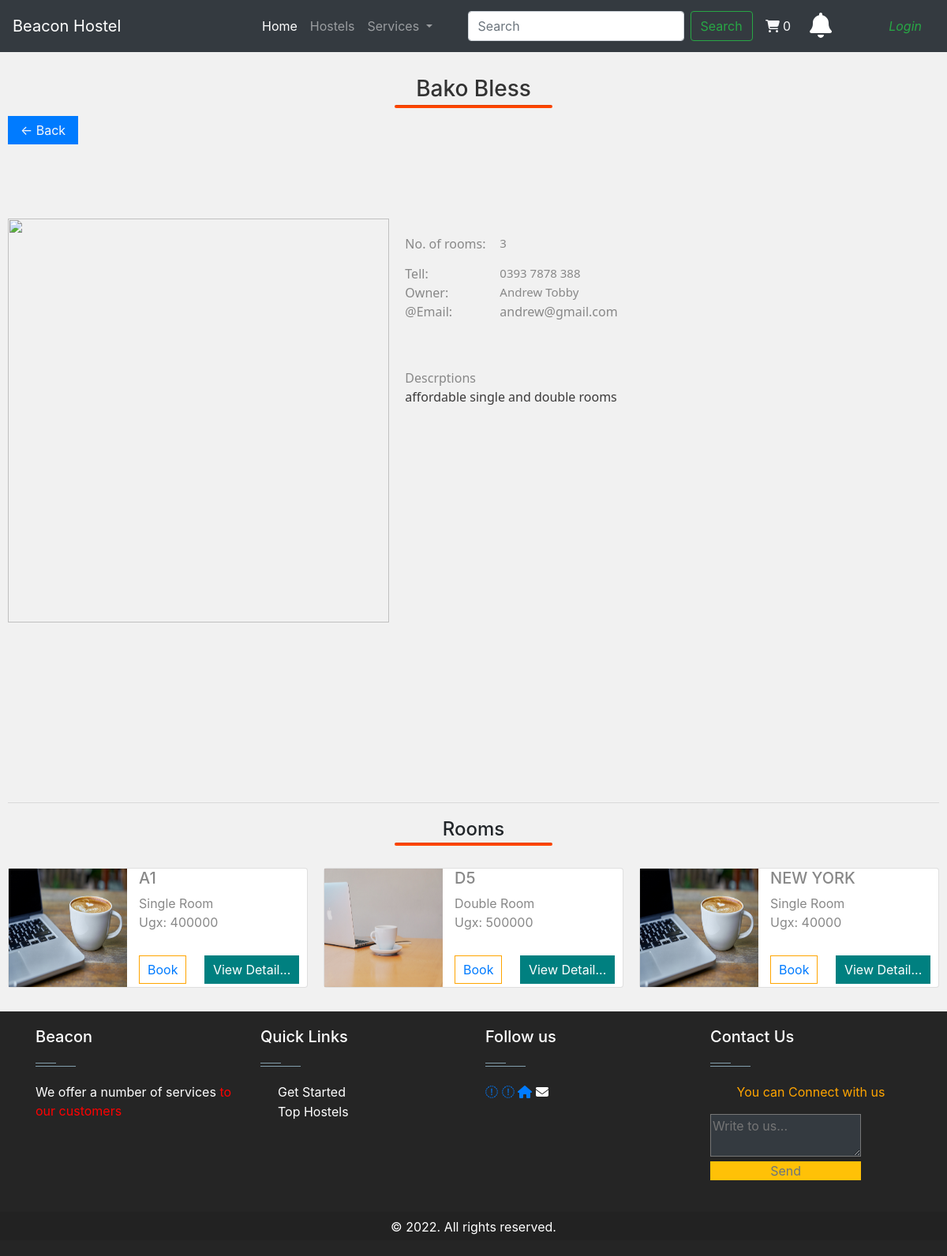
Page /user/hostel_detail.php?hostel_id=56 on the committed database.
### tables this page shows
CREATE TABLE `hostel_tbl` (
  `hostel_id` int(11) NOT NULL,
  `hostel_name` varchar(50) NOT NULL,
  `user_id` int(100) NOT NULL,
  `hostel_description` text NOT NULL,
  `hostel_image` text NOT NULL,
  `created_date` timestamp NOT NULL DEFAULT current_timestamp(),
  `status` varchar(20) NOT NULL
);

CREATE TABLE `user_tbl` (
  `user_id` int(11) NOT NULL,
  `fname` varchar(50) NOT NULL,
  `lname` varchar(50) NOT NULL,
  `type` varchar(30) NOT NULL,
  `phone` varchar(30) NOT NULL,
  `email` varchar(50) NOT NULL,
  `image` text NOT NULL,
  `password` text NOT NULL,
  `date` timestamp NOT NULL DEFAULT current_timestamp(),
  `status` varchar(10) NOT NULL
);

CREATE TABLE `room_tbl` (
  `room_id` int(11) NOT NULL,
  `hostel_id` int(10) NOT NULL,
  `room_name` varchar(50) NOT NULL,
  `room_fee` int(10) NOT NULL,
  `room_status` varchar(10) NOT NULL,
  `date_create` timestamp NOT NULL DEFAULT current_timestamp()
);

CREATE TABLE `image_tbl` (
  `image_id` int(11) NOT NULL,
  `hostel_id` int(11) NOT NULL,
  `status` varchar(20) NOT NULL,
  `image_name` text NOT NULL,
  `created_date` timestamp NOT NULL DEFAULT current_timestamp()
);

### user/hostel_detail.php (the view, shortened to what this page needs)
<?php
if (isset($_GET['hostel_id'])) {
    $hostel_id = $_GET['hostel_id'];
    include "../include/user_nav_bar.php";
    include "../admin/config/connect.php";
    $sql1 = "SELECT * FROM user_tbl JOIN hostel_tbl ON user_tbl.user_id = hostel_tbl.user_id
            WHERE hostel_tbl.hostel_id = '$hostel_id'";
    $result = mysqli_query($con, $sql1);
    if(mysqli_num_rows($result)===1){
        $row = mysqli_fetch_assoc($result);
        $sql2 = "SELECT * FROM room_tbl WHERE hostel_id = $hostel_id";
        $result2 = mysqli_query($con, $sql2);
        if ($result2) {
            if(mysqli_num_rows($result2)){
                $cont = mysqli_num_rows($result2);
            }
        }
        ?>
        <section class=" hostel_body">
            <div class="header_div">
                <h3><?php echo $row['hostel_name']; ?></h3>
                <hr id="small_hr">
            </div>
            <a href="./index.php" class="back text-light bg-primary py-2 px-3 ">&leftarrow; Back</a>
            <div class="hostel_detail_container">
                <div class="hostel_image">
                    <img src="../admin/upload/<?php echo trim($row['hostel_image']); ?>" alt="">
                </div>
                <div class="hostel_details ">
                    <?php
                    if ($row['image'] = " ") {
                        echo "<i class ='fa fa-user fa-5x text-secondary'></i>";
                    } else { ?>
                        <img src="../admin/upload/<?php echo trim($row['image']); ?>" alt="">
                    <?php
                    }
                    ?>
                    <div class="hostel_crdentials">
                        <div class="detail_wrapper">
                            <div class="table_head">No. of rooms: </div>
                            <p class="detail_value "><?php echo $cont; ?></p>
                        </div>
                        <div class="detail_wrapper">
                            <div class="table_head ">Tell: </div>
                            <div class="detail_value"> <?php echo trim($row['phone']); ?></div>
                        </div>
                        <div class="detail_wrapper">
                            <div class="table_head ">Owner: </div>
                            <div class="detail_value text-capitalize"> <?php echo trim($row['fname']) . " " . trim($row['lname']); ?></div>
                        </div>
                        <div class="detail_wrapper">
                            <div class="table_head">@Email: </div>
                            <div class="table_head"><?php echo trim($row['email']); ?></div>
                        </div>
                        <div class="detail_wrapper describe">descrptions</div>
                        <p><?php echo trim($row['hostel_description']); ?></p>
                    </div>
                </div>
            </div>
            <hr>
            <div class="h5 rooms">
                <div class="h4">Rooms</div>
                <hr>
            </div>
            <div class="roomsavailable">
                <?php
                $sql1 = "SELECT * FROM room_tbl JOIN  image_tbl ON room_tbl.hostel_id = image_tbl.hostel_id WHERE
                    image_tbl.hostel_id = '$hostel_id' GROUP BY room_id";
                $result = mysqli_query($con, $sql1);
                if (mysqli_num_rows($result) == 0) {
                    echo "<div>No rooma available yet</div>";
                } else {
                    while ($row = mysqli_fetch_assoc($result)) { ?>
                        <div class="card">
                            <?php
                            if ($row['room_status'] == "single") {
                                $sqlImage = "SELECT * FROM image_tbl WHERE  hostel_id = '$hostel_id' AND status = 'Single'";
                                $sqlImageresult = mysqli_query($con, $sqlImage);
                                $imageRow = mysqli_fetch_assoc($sqlImageresult);
                                if ($imageRow) { ?>
                                    <img src="../admin/upload/<?php echo trim($imageRow['image_name']); ?>" width="150px" height="150px" class="card_img" alt="">
                                <?php
                                } else { ?>
                                    <img src="../admin/upload/<?php echo trim($row['image_name']); ?>" width="150px" height="150px" class="card_img" alt="">
                                <?php
                                }
                            } else if ($row['room_status'] == "double") {
                                $sqlImages = "SELECT * FROM image_tbl WHERE  hostel_id = '$hostel_id' AND status = 'Double'";
                                $sqlImageresults = mysqli_query($con, $sqlImages);
                                $imageRows = mysqli_fetch_assoc($sqlImageresults);
                                if ($imageRows) { ?>
                                    <img src="../admin/upload/<?php echo trim($imageRows['image_name']); ?>" width="150px" height="150px" alt="">
                                <?php
                                } else { ?>
                                    <img src="../admin/upload/<?php echo trim($row['image_name']); ?>" width="150px" height="150px" alt="">
                            <?php
                                }
                            }
                            ?>
                            <div class="card_datails">
                                <div class="h5 name text-uppercase"><?php echo trim($row['room_name']); ?></div>
                                <div class="status text-capitalize"><?php echo trim($row['room_status']) . ' ' . 'room'; ?></div>
                                <div class="prize">Ugx: <?php echo trim($row['room_fee']); ?></div>
                                <div class="action">
                                    <button id="book_btn"><a href="">Book</a></button> &nbsp; &nbsp;
                                    <button id="details_btn"><a href="room_details.php?hostel_id=<?php echo trim($row["hostel_id"]) ?>&room_id=<?php echo trim($row["room_id"]) ?>&image_status=<?php echo trim($row["status"]) ?>">View Detail...</a></button>
                                </div>
                            </div>
                        </div>
                <?php
                    }
                }
                ?>
            </div>
        </section>
    <?php
    }
    ?>
<?php
    include "../include/user_footer.php";
}else{
    echo'<h3>Error, Cannot get page!!!</h3>';
}
?>
</body>
</html>

### include/user_nav_bar.php (shortened to what this page needs)
<!DOCTYPE html>
<html lang="en">
<head>
  <link rel="stylesheet" href="https://cdn.jsdelivr.net/npm/bootstrap@4.4.1/dist/css/bootstrap.min.css">
  <link rel="stylesheet" href="../user/css/owl.carousel.min.css">
  <link rel="stylesheet" href="css/style.css">
  <link rel="stylesheet" href="css/footer.css">
</head>
<body>
  <section class="sticky-top position-relative ">
    <nav class="navbar navbar-expand-lg navbar-dark bg-dark ">
      <a class="navbar-brand w-25" href="http://localhost/HostelApp/Hoste_site/user/index.php">Beacon Hostel</a>
      <div class="collapse navbar-collapse" id="navbarSupportedContent">
        <ul class="navbar-nav mr-auto">
          <li class="nav-item active">
            <a class="nav-link" href="index.php">Home </a>
          </li>
          <li class="nav-item">
            <a class="nav-link" href="#all_hostel">Hostels</a>
          </li>
          <li class="nav-item dropdown">
            <a class="nav-link dropdown-toggle" href="#" id="navbarDropdown" role="button" data-toggle="dropdown" aria-haspopup="true" aria-expanded="false">
              Services
            </a>
          </li>
        </ul>
        <form class="form-inline my-2 my-lg-0" action="search_hostel.php?" method="GET">
          <input class="form-control mr-sm-2" type="search" placeholder="Search" aria-label="Search" name="search">
          <button class="btn btn-outline-success my-2 my-sm-0" type="submit">Search </button>
        </form>
        <a class="nav-link text-light " ><i class="fa fa-shopping-cart text-light" style="cursor:pointer ;" ></i>
          <?php
          if (!isset($_SESSION['login_id'])) {
            echo '0';
          }
          ?>
        </a>
        <ul class="navbar-nav mr-5 ">
          <li class="nav-item dropdown ">
            <a class="nav-link " id="navbarDropdown" aria-haspopup="true" aria-expanded="false" >
              <i class="fa fa-bell fa-2x text-white" id= 'bell_icon' style="cursor:pointer ;"></i><span class="badge badge-danger notificationicon " id="count_messe"></span>
            </a>
          </li>
        </ul>
        <?php
        if (!isset($_SESSION['login_id'])) {
          echo '<a class="nav-link " href="login.php"><i class="text-success ">Login</i> </a>';
        }
        ?>
      </div>
    </nav>
  </section>
</body>

### include/user_footer.php (shortened to what this page needs)
<section>
  <footer id="footer" class="footer-1 foo">
    <div class="main-footer widgets-dark typo-light">
      <div class="container">
        <div class="row">
          <div class="col-xs-12 col-sm-6 col-md-3">
            <div class="widget subscribe no-box">
              <h5 class="widget-title">Beacon<span></span></h5>
              <p>We offer a number of services <span style="color:red;">to our customers</span> </p>
            </div>
          </div>
          <div class="col-xs-12 col-sm-6 col-md-3">
            <div class="widget no-box">
              <h5 class="widget-title">Quick Links<span></span></h5>
              <ul class="thumbnail-widget">
                <li>
                  <div class="thumb-content"><a href="#.">&nbsp;Get Started</a></div>
                </li>
                <li>
                  <div class="thumb-content"><a href="#.">&nbsp;Top Hostels</a></div>
                </li>
              </ul>
            </div>
          </div>
          <div class="col-xs-12 col-sm-6 col-md-3">
            <div class="widget no-box">
              <h5 class="widget-title">Follow us<span></span></h5>
              <a href="#"> <i class="fas fa-facebook"> </i> </a>
              <a href="#"> <i class="fas fa-youtube"> </i> </a>
              <a href="#"><i class="fa fa-home"></i></a>
              <i class="fa fa-envelope"></i>
            </div>
          </div>
          <br>
          <br>
          <div class="col-xs-12 col-sm-6 col-md-3">
            <div class="widget no-box">
              <h5 class="widget-title">Contact Us<span></span></h5>
              <p class="text-center" style="color: orange;">You can Connect with us</p>
              <div class="emailfield">
                <textarea type="text" class="bg-dark message_field w-75" name="message" placeholder="Write to us..."></textarea>
                <br>
                <div class="bg-warning text-secondary w-75 text-center pointer" id="submit_messege">Send</div>
              </div>
            </div>
          </div>
        </div>
      </div>
      <div class="footer-copyright">
        <div class="container">
          <div class="row">
            <div class="col-md-12 text-center">
              <p>&copy; 2022. All rights reserved.</p>
            </div>
          </div>
        </div>
      </div>
  </footer>
</section>

### user/css/style.css (style rules this page uses)
body { overflow-x: hidden; background-color: #f2f2f2 !important; }
a { text-decoration: none !important; }
img { cursor: pointer; }
hr { height: 3px !important; }
.fa-bell { position: relative; }
.pointer { cursor: pointer; }
.hostel_body { background-color: #f1f1f1; padding: 30px 10px; }
.header_div { align-items: center; justify-content: center; flex-direction: column; display: flex; align-items: center; justify-content: center; }
.header_div h3 { color: #333; text-transform: capitalize; display: flex; align-items: center; justify-content: center; flex-direction: column; }
#small_hr { height: 5px; border-radius: 10px; width: 200px; background-color:orangered; margin-top: -5px; }
.hostel_detail_container { display: flex; margin: 20px 0px; align-items: center; justify-content: center; }
.hostel_detail_container .hostel_image { display: flex; align-items: center; justify-content: center; flex-direction: column; width: 50%; height: 800px; margin-right: 10px; }
.hostel_detail_container .hostel_image img { cursor: pointer; width: 100%; height: 80%; }
.hostel_details { width: 70%; margin-left: 10px; position: relative; }
.hostel_crdentials { font-family: 'Segoe UI', Tahoma, Geneva, Verdana, sans-serif; color: rgb(59, 58, 58); margin-top: -300px; }
.detail_wrapper { display: flex; }
.table_head, .describe { font-family: 'Segoe UI', Tahoma, Geneva, Verdana, sans-serif; width: 120px; color: #888; }
.detail_value { font-size: 15px; color: #888; }
.hostel_crdentials .describe { font-family: 'Segoe UI', Tahoma, Geneva, Verdana, sans-serif; margin-top: 60px; text-transform: capitalize; }
.rooms { text-align: center; }
.roomsavailable { display: grid; grid-template-columns: repeat(auto-fill, minmax(360px, 1fr)); grid-gap: 20px; }
.rooms { display: flex; align-items: center; justify-content: center; flex-direction: column; }
.rooms hr { height: 5px; border-radius: 10px; width: 200px; background-color:orangered; margin-top: -5px; margin-bottom: 20px; }
.card { display: flex !important; flex-direction: row; background-color: #fff; }
.card .card_datails { margin-left: 15px; }
.card .card_datails div { color: #888; }
.action { position: relative; }
.card .card_datails .action button { padding: 5px 10px; background-color: #fff; margin-top: 30px; }
.card .card_datails .action button a { text-decoration: none; }
#book_btn { border: 1px solid orange; color:white ; }
#details_btn { border: 1px solid teal; background-color: teal; color: white; }
#details_btn a { color: white; }

### user/css/footer.css (style rules this page uses)
footer .main-footer { padding: 20px 0; background: #252525; }
footer ul { padding-left: 0; list-style: none; }
.footer-copyright { background: #222; padding: 5px 0; }
.footer-copyright p { color: #969696; margin: 2px 0 0; }
.widget { padding: 20px; margin-bottom: 40px; }
.widget.no-box { padding: 0; background-color: transparent; margin-bottom: 40px; box-shadow: none; -webkit-box-shadow: none; -moz-box-shadow: none; -ms-box-shadow: none; -o-box-shadow: none; }
.widget.subscribe p { margin-bottom: 18px; }
.widget li a { color: #fff; }
.widget-title { margin-bottom: 20px; }
.widget-title span { background: #839fad none repeat scroll 0 0; display: block; height: 1px; margin-top: 25px; position: relative; width: 20%; }
.widget-title span::after { background: inherit; content: ""; height: inherit; position: absolute; top: -4px; width: 50%; }
.typo-light h1, .typo-light h2, .typo-light h3, .typo-light h4, .typo-light h5, .typo-light h6, .typo-light p, .typo-light div, .typo-light span, .typo-light small { color: #fff; }
.thumb-content ::before { content: "\f190"; font-family: FontAwesome; font-style: normal; font-weight: normal; text-decoration: inherit; margin-left: 5px; color: #ffffff; }

### rows in the picture
hostel_tbl: hostel_name "Bako Bless", user.phone "0393 7878 388", user.fname "Andrew", user.lname "Tobby", user.email "andrew@gmail.com", hostel_description "affordable single and double rooms"
room_tbl: image_tbl.image_name (picture), room_name "A1", room_status "Single", room_fee "400000"
room_tbl: image_tbl.image_name (picture), room_name "D5", room_status "Double", room_fee "500000"
room_tbl: image_tbl.image_name (picture), room_name "NEW YORK", room_status "Single", room_fee "40000"

### other values in the picture
$cont "3"
